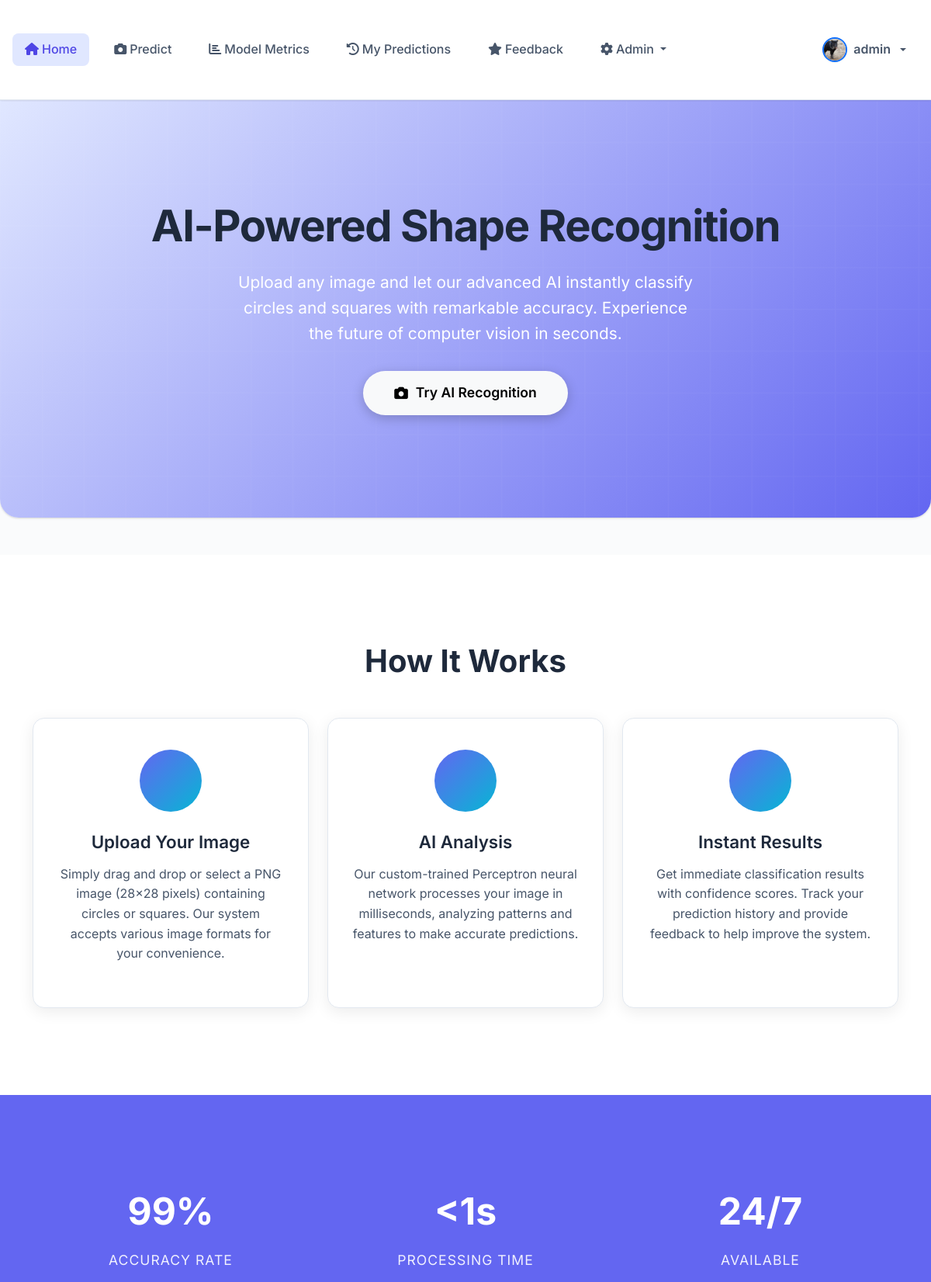
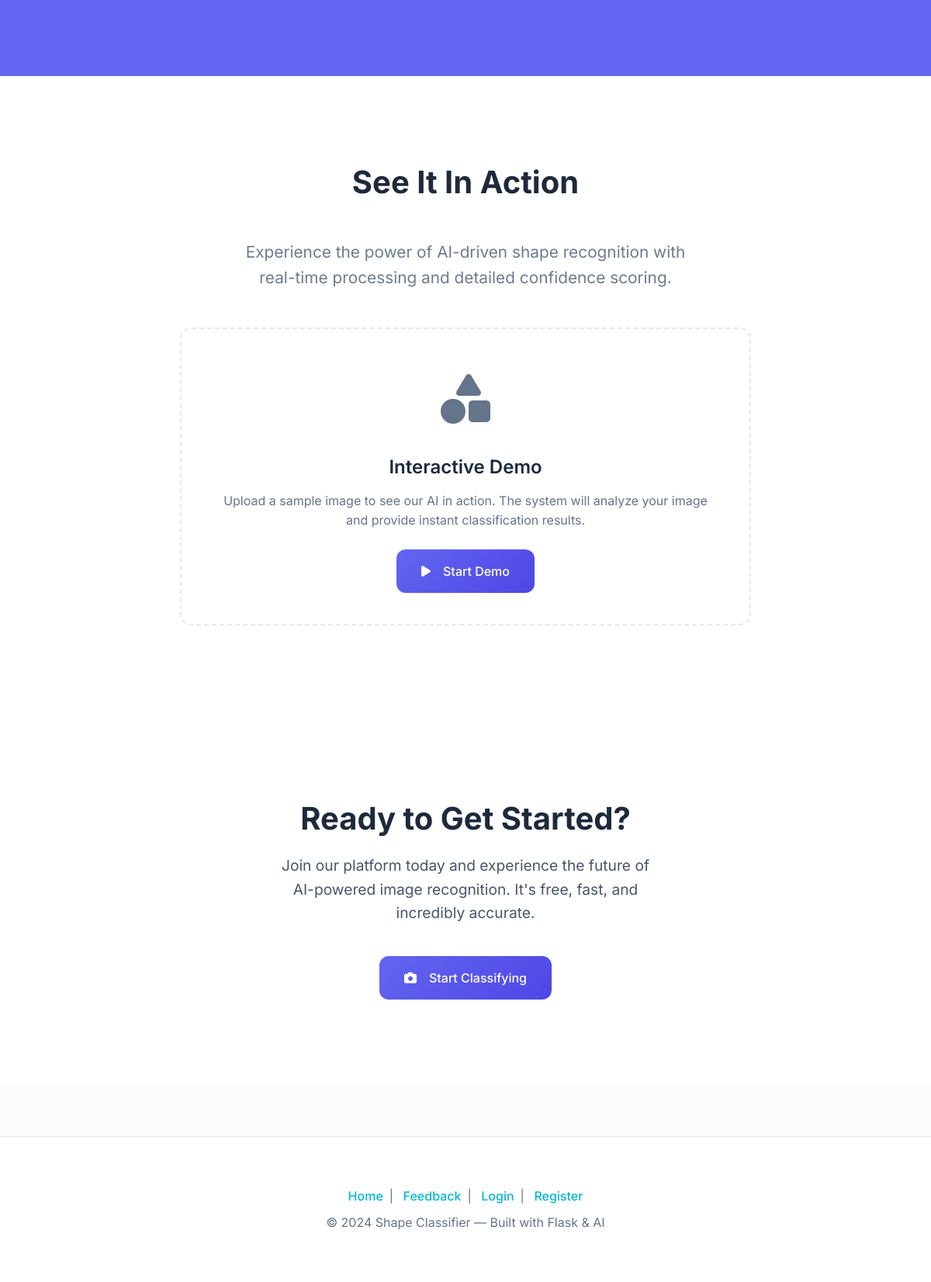
Screenshot of / (signed in) with the database file from the repository (2 pictures, top to bottom).
### app/models/user.py (models this page shows, shortened)
class User(UserMixin, db.Model):
    id = db.Column(db.Integer, primary_key=True)
    username = db.Column(db.String(80), unique=True, nullable=False)
    email = db.Column(db.String(120), unique=True, nullable=False)
    password_hash = db.Column(db.String(128))
    profile_picture = db.Column(db.String(255), nullable=True)  # Store filename of profile picture
    role = db.Column(db.String(20), default='user')  # 'user' or 'admin'
    active = db.Column(db.Boolean, default=True)  # For deactivation
    created_at = db.Column(db.DateTime, default=datetime.utcnow)
    predictions = db.relationship('Prediction', backref='user', lazy=True)
    def is_admin(self):
        return self.role == 'admin'
    def get_profile_picture_url(self):
        if self.profile_picture:
            return f'/static/uploads/{self.profile_picture}'
        return f'https://ui-avatars.com/api/?name={self.username}&background=random&color=fff&size=200'

### app/routes/main.py (the view)
@main.route('/')
def index():
    return render_template('main/index.html')

### app/templates/main/index.html (shortened to what this page needs)
{% extends "base.html" %}
{% block content %}
<section class="hero-section">
    <div class="container">
        <div class="row justify-content-center">
            <div class="col-lg-10">
                <div class="hero-content text-center">
                    <h1 class="hero-title fade-in">
                        AI-Powered Shape Recognition
                    </h1>
                    <p class="hero-subtitle fade-in">
                        Upload any image and let our advanced AI instantly classify circles and squares with remarkable accuracy. Experience the future of computer vision in seconds.
                    </p>
                    <div class="fade-in">
                        {% if current_user.is_authenticated %}
                            <a href="{{ url_for('main.predict') }}" class="btn btn-light hero-cta">
                                <i class="fas fa-camera"></i>
                                Try AI Recognition
                            </a>
                        {% else %}
                            <a href="{{ url_for('auth.register') }}" class="btn btn-light hero-cta">
                                <i class="fas fa-rocket"></i>
                                Get Started Free
                            </a>
                        {% endif %}
                    </div>
                </div>
            </div>
        </div>
    </div>
</section>
<section class="features-section">
    <div class="container">
        <h2 class="features-title">How It Works</h2>
        <div class="row g-4">
            <div class="col-lg-4 col-md-6">
                <div class="feature-card fade-in">
                    <div class="feature-icon">
                        <i class="fas fa-upload"></i>
                    </div>
                    <h3 class="feature-title">Upload Your Image</h3>
                    <p class="feature-description">
                        Simply drag and drop or select a PNG image (28x28 pixels) containing circles or squares. Our system accepts various image formats for your convenience.
                    </p>
                </div>
            </div>
            <div class="col-lg-4 col-md-6">
                <div class="feature-card fade-in">
                    <div class="feature-icon">
                        <i class="fas fa-brain"></i>
                    </div>
                    <h3 class="feature-title">AI Analysis</h3>
                    <p class="feature-description">
                        Our custom-trained Perceptron neural network processes your image in milliseconds, analyzing patterns and features to make accurate predictions.
                    </p>
                </div>
            </div>
            <div class="col-lg-4 col-md-6">
                <div class="feature-card fade-in">
                    <div class="feature-icon">
                        <i class="fas fa-chart-line"></i>
                    </div>
                    <h3 class="feature-title">Instant Results</h3>
                    <p class="feature-description">
                        Get immediate classification results with confidence scores. Track your prediction history and provide feedback to help improve the system.
                    </p>
                </div>
            </div>
        </div>
    </div>
</section>
<section class="stats-section">
    <div class="container">
        <div class="row">
            <div class="col-md-4">
                <div class="stat-item">
                    <span class="stat-number">99%</span>
                    <span class="stat-label">Accuracy Rate</span>
                </div>
            </div>
            <div class="col-md-4">
                <div class="stat-item">
                    <span class="stat-number">&lt;1s</span>
                    <span class="stat-label">Processing Time</span>
                </div>
            </div>
            <div class="col-md-4">
                <div class="stat-item">
                    <span class="stat-number">24/7</span>
                    <span class="stat-label">Available</span>
                </div>
            </div>
        </div>
    </div>
</section>
<section class="demo-section">
    <div class="container">
        <div class="row justify-content-center">
            <div class="col-lg-8">
                <div class="text-center mb-5">
                    <h2 class="features-title">See It In Action</h2>
                    <p class="hero-subtitle text-muted">
                        Experience the power of AI-driven shape recognition with real-time processing and detailed confidence scoring.
                    </p>
                </div>
                <div class="demo-preview">
                    <div class="demo-icon">
                        <i class="fas fa-shapes"></i>
                    </div>
                    <h4 class="mb-3">Interactive Demo</h4>
                    <p class="text-muted mb-4">
                        Upload a sample image to see our AI in action. The system will analyze your image and provide instant classification results.
                    </p>
                    {% if current_user.is_authenticated %}
                        <a href="{{ url_for('main.predict') }}" class="btn btn-primary btn-lg">
                            <i class="fas fa-play me-2"></i>
                            Start Demo
                        </a>
                    {% else %}
                        <a href="{{ url_for('auth.register') }}" class="btn btn-primary btn-lg">
                            <i class="fas fa-user-plus me-2"></i>
                            Sign Up to Try
                        </a>
                    {% endif %}
                </div>
            </div>
        </div>
    </div>
</section>
<section class="cta-section">
    <div class="container">
        <div class="row justify-content-center">
            <div class="col-lg-8 text-center">
                <h2 class="cta-title">Ready to Get Started?</h2>
                <p class="cta-subtitle">
                    Join our platform today and experience the future of AI-powered image recognition. It's free, fast, and incredibly accurate.
                </p>
                {% if not current_user.is_authenticated %}
                    <div class="d-flex justify-content-center gap-3 flex-wrap">
                        <a href="{{ url_for('auth.register') }}" class="btn btn-primary btn-lg">
                            <i class="fas fa-user-plus me-2"></i>
                            Create Account
                        </a>
                        <a href="{{ url_for('auth.login') }}" class="btn btn-outline-primary btn-lg">
                            <i class="fas fa-sign-in-alt me-2"></i>
                            Sign In
                        </a>
                    </div>
                {% else %}
                    <a href="{{ url_for('main.predict') }}" class="btn btn-primary btn-lg">
                        <i class="fas fa-camera me-2"></i>
                        Start Classifying
                    </a>
                {% endif %}
            </div>
        </div>
    </div>
</section>
{% endblock %}

### app/templates/components/navbar.html (shortened to what this page needs)
<nav class="navbar navbar-expand-lg bg-white shadow-sm py-2 sticky-top">
  <div class="container-fluid">
    <div class="collapse navbar-collapse" id="navbarNavDropdown">
      <ul class="navbar-nav me-auto mb-2 mb-lg-0 align-items-lg-center gap-lg-2">
        <li class="nav-item">
          <a class="nav-link{% if request.endpoint == 'main.index' %} active{% endif %}" href="{{ url_for('main.index') }}">
            <i class="fas fa-home me-1"></i>Home
          </a>
        </li>
        {% if current_user.is_authenticated %}
        <li class="nav-item">
          <a class="nav-link" href="{{ url_for('main.predict') }}">
            <i class="fas fa-camera me-1"></i>Predict
          </a>
        </li>
        <li class="nav-item">
          <a class="nav-link" href="{{ url_for('main.model_evaluation') }}">
            <i class="fas fa-chart-bar me-1"></i>Model Metrics
          </a>
        </li>
        <li class="nav-item">
          <a class="nav-link{% if request.endpoint == 'main.my_predictions' %} active{% endif %}" href="{{ url_for('main.my_predictions') }}">
            <i class="fas fa-history me-1"></i>My Predictions
          </a>
        </li>
        <li class="nav-item">
          <a class="nav-link{% if request.endpoint == 'main.feedback' %} active{% endif %}" href="{{ url_for('main.feedback') }}">
            <i class="fas fa-star me-1"></i>Feedback
          </a>
        </li>
        {% if current_user.is_admin() %}
        <li class="nav-item dropdown">
          <a class="nav-link dropdown-toggle" href="#" id="adminDropdown" role="button" data-bs-toggle="dropdown" aria-expanded="false">
            <i class="fas fa-cog me-1"></i>Admin
          </a>
        </li>
        {% endif %}
        {% endif %}
      </ul>
      <ul class="navbar-nav mb-2 mb-lg-0 align-items-lg-center gap-lg-2">
        {% if current_user.is_authenticated %}
        <li class="nav-item dropdown">
          <a class="nav-link dropdown-toggle d-flex align-items-center gap-2" href="#" id="userDropdown" role="button" data-bs-toggle="dropdown" aria-expanded="false">
            <img src="{{ current_user.get_profile_picture_url() }}"
                 alt="Profile"
                 class="rounded-circle border border-2 border-primary shadow-sm" style="width: 32px; height: 32px; object-fit: cover;">
            <span class="fw-semibold">{{ current_user.username }}</span>
          </a>
        </li>
        {% endif %}
      </ul>
    </div>
  </div>
</nav>

### app/static/css/custom.css (style rules this page uses)
:root { --primary: #6366f1; --primary-dark: #4f46e5; --primary-light: #e0e7ff; --accent: #06b6d4; --accent-dark: #0891b2; --accent-light: #e0f7fa; --background: #fafbfc; --surface: #ffffff; --surface-hover: #f8fafc; --text-primary: #1e293b; --text-secondary: #475569; --text-muted: #64748b; --text-light: #94a3b8; --success: #10b981; --success-light: #d1fae5; --danger: #ef4444; --danger-light: #fee2e2; --warning: #f59e0b; --warning-light: #fef3c7; --info: #3b82f6; --info-light: #dbeafe; --border: #e2e8f0; --border-light: #f1f5f9; --shadow-sm: 0 1px 2px 0 rgba(0, 0, 0, 0.05); --shadow: 0 1px 3px 0 rgba(0, 0, 0, 0.1), 0 1px 2px 0 rgba(0, 0, 0, 0.06); --shadow-md: 0 4px 6px -1px rgba(0, 0, 0, 0.1), 0 2px 4px -1px rgba(0, 0, 0, 0.06); --shadow-lg: 0 10px 15px -3px rgba(0, 0, 0, 0.1), 0 4px 6px -2px rgba(0, 0, 0, 0.05); --transition: all 0.2s cubic-bezier(0.4, 0, 0.2, 1); --transition-slow: all 0.3s cubic-bezier(0.4, 0, 0.2, 1); --radius-sm: 0.375rem; --radius: 0.5rem; --radius-md: 0.75rem; --radius-lg: 1rem; --radius-xl: 1.5rem; }
* { box-sizing: border-box; }
html, body { font-family: 'Inter', -apple-system, BlinkMacSystemFont, 'Segoe UI', Roboto, Oxygen, Ubuntu, Cantarell, sans-serif; background-color: var(--background); color: var(--text-secondary); line-height: 1.6; font-size: 16px; margin: 0; padding: 0; }
h1, h2, h3, h4, h5, h6 { color: var(--text-primary); font-weight: 600; line-height: 1.25; margin-bottom: 0.5rem; }
.text-muted { color: var(--text-muted) !important; }
a { color: var(--accent); text-decoration: none; transition: var(--transition); }
.btn { font-weight: 500; border-radius: var(--radius); border: none; padding: 0.75rem 1.5rem; font-size: 0.875rem; transition: var(--transition); text-decoration: none; display: inline-flex; align-items: center; justify-content: center; gap: 0.5rem; cursor: pointer; }
.btn-primary { background: linear-gradient(135deg, var(--primary) 0%, var(--primary-dark) 100%); color: white !important; box-shadow: var(--shadow-sm); }
.btn-lg { padding: 1rem 2rem; font-size: 1rem; border-radius: var(--radius-md); }
.feature-card { background: var(--surface); border: 1px solid var(--border-light); border-radius: var(--radius-lg); box-shadow: var(--shadow); padding: 2rem 1.5rem; text-align: center; transition: var(--transition-slow); height: 100%; }
.feature-icon { font-size: 2.5rem; margin-bottom: 1rem; background: linear-gradient(135deg, var(--primary) 0%, var(--accent) 100%); -webkit-background-clip: text; -webkit-text-fill-color: transparent; background-clip: text; }
.feature-title { font-size: 1.125rem; font-weight: 600; color: var(--text-primary); margin-bottom: 0.75rem; }
.navbar { background: var(--surface) !important; border-bottom: 1px solid var(--border); box-shadow: var(--shadow-sm); padding: 0.75rem 0; min-height: auto; }
.nav-link { color: var(--text-secondary) !important; font-weight: 500; padding: 0.5rem 1rem !important; border-radius: var(--radius); transition: var(--transition); margin: 0 0.25rem; }
.nav-link:hover, .nav-link.active { background: var(--primary-light); color: var(--primary-dark) !important; }
.hero-section { background: linear-gradient(135deg, var(--surface) 0%, var(--primary-light) 100%); padding: 4rem 0; border-radius: 0 0 var(--radius-xl) var(--radius-xl); box-shadow: var(--shadow); margin-bottom: 3rem; }
.hero-title { font-size: 2.75rem; font-weight: 800; color: var(--text-primary); margin-bottom: 1.5rem; letter-spacing: -0.025em; }
.hero-cta { font-size: 1.125rem; padding: 1rem 2.5rem; border-radius: var(--radius-xl); font-weight: 600; box-shadow: var(--shadow-md); }
.shadow-sm { box-shadow: var(--shadow-sm) !important; }
.fade-in { animation: fadeIn 0.6s ease-out; }

### app/templates/base.html (style rules this page uses)
.container, .container-fluid { padding-top: 2rem; padding-bottom: 2rem; }
.sticky-top { z-index: 1050; }

### app/templates/components/navbar.html (style rules this page uses)
.navbar, .navbar * { z-index: 1040 !important; }

### rows the page displays
User: get_profile_picture_url (picture), username "admin"

### other values shown
{{ 2024 }} "2024"
